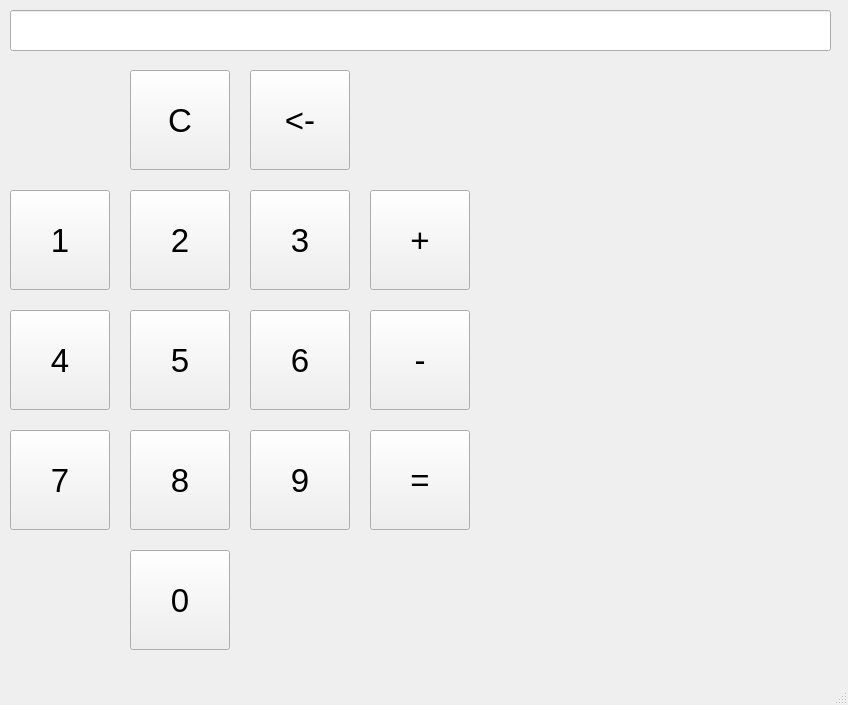
<?xml version="1.0" encoding="UTF-8"?>
<ui version="4.0">
 <class>MainWindow</class>
 <widget class="QMainWindow" name="MainWindow">
  <property name="windowModality">
   <enum>Qt::ApplicationModal</enum>
  </property>
  <property name="geometry">
   <rect>
    <x>0</x>
    <y>0</y>
    <width>848</width>
    <height>705</height>
   </rect>
  </property>
  <property name="windowTitle">
   <string>MainWindow</string>
  </property>
  <widget class="QWidget" name="centralwidget">
   <property name="enabled">
    <bool>true</bool>
   </property>
   <widget class="QLineEdit" name="lineEdit">
    <property name="geometry">
     <rect>
      <x>10</x>
      <y>10</y>
      <width>821</width>
      <height>41</height>
     </rect>
    </property>
   </widget>
   <widget class="QPushButton" name="pushButton_1">
    <property name="geometry">
     <rect>
      <x>10</x>
      <y>190</y>
      <width>100</width>
      <height>100</height>
     </rect>
    </property>
    <property name="font">
     <font>
      <pointsize>25</pointsize>
     </font>
    </property>
    <property name="text">
     <string>1</string>
    </property>
   </widget>
   <widget class="QPushButton" name="pushButton_2">
    <property name="geometry">
     <rect>
      <x>130</x>
      <y>190</y>
      <width>100</width>
      <height>100</height>
     </rect>
    </property>
    <property name="font">
     <font>
      <pointsize>25</pointsize>
     </font>
    </property>
    <property name="text">
     <string>2</string>
    </property>
   </widget>
   <widget class="QPushButton" name="pushButton_3">
    <property name="geometry">
     <rect>
      <x>250</x>
      <y>190</y>
      <width>100</width>
      <height>100</height>
     </rect>
    </property>
    <property name="font">
     <font>
      <pointsize>25</pointsize>
     </font>
    </property>
    <property name="text">
     <string>3</string>
    </property>
   </widget>
   <widget class="QPushButton" name="pushButton_4">
    <property name="geometry">
     <rect>
      <x>10</x>
      <y>310</y>
      <width>100</width>
      <height>100</height>
     </rect>
    </property>
    <property name="font">
     <font>
      <pointsize>25</pointsize>
     </font>
    </property>
    <property name="text">
     <string>4</string>
    </property>
   </widget>
   <widget class="QPushButton" name="pushButton_5">
    <property name="geometry">
     <rect>
      <x>130</x>
      <y>310</y>
      <width>100</width>
      <height>100</height>
     </rect>
    </property>
    <property name="font">
     <font>
      <pointsize>25</pointsize>
     </font>
    </property>
    <property name="text">
     <string>5</string>
    </property>
   </widget>
   <widget class="QPushButton" name="pushButton_6">
    <property name="geometry">
     <rect>
      <x>250</x>
      <y>310</y>
      <width>100</width>
      <height>100</height>
     </rect>
    </property>
    <property name="font">
     <font>
      <pointsize>25</pointsize>
     </font>
    </property>
    <property name="text">
     <string>6</string>
    </property>
   </widget>
   <widget class="QPushButton" name="pushButton_7">
    <property name="geometry">
     <rect>
      <x>10</x>
      <y>430</y>
      <width>100</width>
      <height>100</height>
     </rect>
    </property>
    <property name="font">
     <font>
      <pointsize>25</pointsize>
     </font>
    </property>
    <property name="text">
     <string>7</string>
    </property>
   </widget>
   <widget class="QPushButton" name="pushButton_8">
    <property name="geometry">
     <rect>
      <x>130</x>
      <y>430</y>
      <width>100</width>
      <height>100</height>
     </rect>
    </property>
    <property name="font">
     <font>
      <pointsize>25</pointsize>
     </font>
    </property>
    <property name="text">
     <string>8</string>
    </property>
   </widget>
   <widget class="QPushButton" name="pushButton_9">
    <property name="geometry">
     <rect>
      <x>250</x>
      <y>430</y>
      <width>100</width>
      <height>100</height>
     </rect>
    </property>
    <property name="font">
     <font>
      <pointsize>25</pointsize>
     </font>
    </property>
    <property name="text">
     <string>9</string>
    </property>
   </widget>
   <widget class="QPushButton" name="pushButton_0">
    <property name="geometry">
     <rect>
      <x>130</x>
      <y>550</y>
      <width>100</width>
      <height>100</height>
     </rect>
    </property>
    <property name="font">
     <font>
      <pointsize>25</pointsize>
     </font>
    </property>
    <property name="text">
     <string>0</string>
    </property>
   </widget>
   <widget class="QPushButton" name="pushButton_Delete">
    <property name="geometry">
     <rect>
      <x>250</x>
      <y>70</y>
      <width>100</width>
      <height>100</height>
     </rect>
    </property>
    <property name="font">
     <font>
      <pointsize>25</pointsize>
     </font>
    </property>
    <property name="text">
     <string>&lt;-</string>
    </property>
   </widget>
   <widget class="QPushButton" name="pushButton_C">
    <property name="geometry">
     <rect>
      <x>130</x>
      <y>70</y>
      <width>100</width>
      <height>100</height>
     </rect>
    </property>
    <property name="font">
     <font>
      <pointsize>25</pointsize>
     </font>
    </property>
    <property name="text">
     <string>C</string>
    </property>
   </widget>
   <widget class="QPushButton" name="pushButton_equals">
    <property name="geometry">
     <rect>
      <x>370</x>
      <y>430</y>
      <width>100</width>
      <height>100</height>
     </rect>
    </property>
    <property name="font">
     <font>
      <pointsize>25</pointsize>
     </font>
    </property>
    <property name="text">
     <string>=</string>
    </property>
   </widget>
   <widget class="QPushButton" name="pushButton_minus">
    <property name="geometry">
     <rect>
      <x>370</x>
      <y>310</y>
      <width>100</width>
      <height>100</height>
     </rect>
    </property>
    <property name="font">
     <font>
      <pointsize>25</pointsize>
     </font>
    </property>
    <property name="text">
     <string>-</string>
    </property>
   </widget>
   <widget class="QPushButton" name="pushButton_plus">
    <property name="geometry">
     <rect>
      <x>370</x>
      <y>190</y>
      <width>100</width>
      <height>100</height>
     </rect>
    </property>
    <property name="font">
     <font>
      <pointsize>25</pointsize>
     </font>
    </property>
    <property name="text">
     <string>+</string>
    </property>
   </widget>
  </widget>
  <widget class="QMenuBar" name="menubar">
   <property name="geometry">
    <rect>
     <x>0</x>
     <y>0</y>
     <width>848</width>
     <height>21</height>
    </rect>
   </property>
  </widget>
  <widget class="QStatusBar" name="statusbar"/>
 </widget>
 <resources/>
 <connections/>
</ui>
